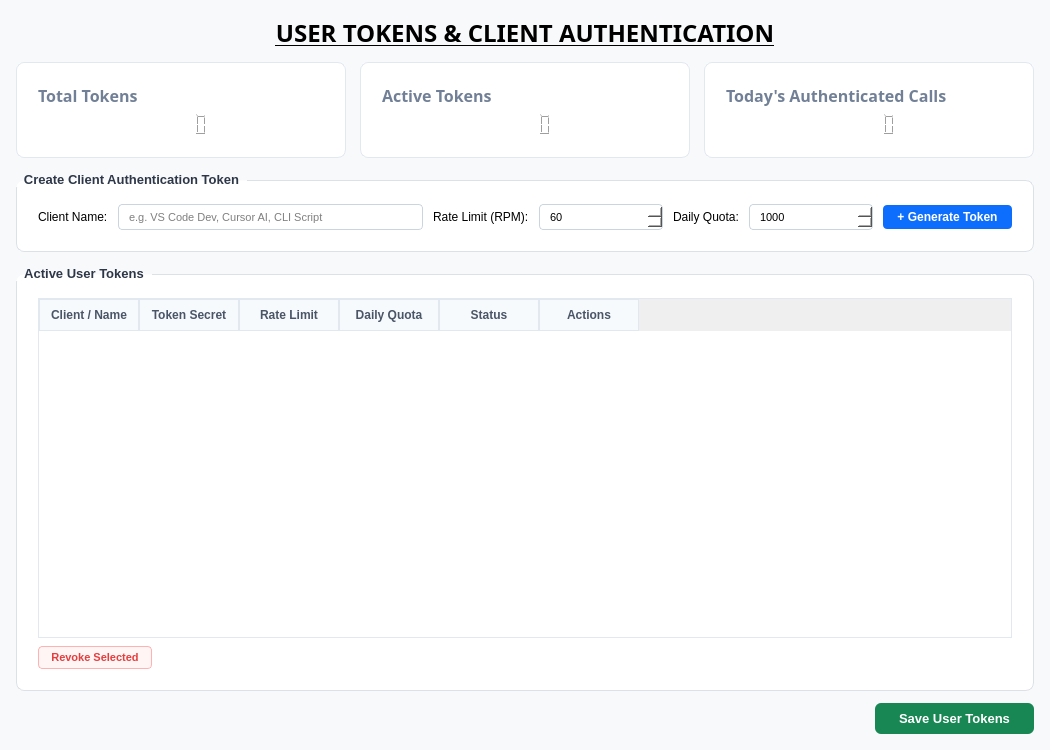
<?xml version="1.0" encoding="UTF-8"?>
<ui version="4.0">
 <class>UserTokensForm</class>
 <widget class="QWidget" name="UserTokensForm">
  <property name="geometry">
   <rect>
    <x>0</x>
    <y>0</y>
    <width>1050</width>
    <height>750</height>
   </rect>
  </property>
  <property name="windowTitle">
   <string>User Tokens</string>
  </property>
  <property name="styleSheet">
   <string notr="true">
    QWidget#UserTokensForm {
      background-color: #F8F9FA;
    }
   </string>
  </property>
  <layout class="QVBoxLayout" name="mainVerticalLayout">
   <property name="spacing">
    <number>12</number>
   </property>
   <property name="leftMargin">
    <number>16</number>
   </property>
   <property name="topMargin">
    <number>16</number>
   </property>
   <property name="rightMargin">
    <number>16</number>
   </property>
   <property name="bottomMargin">
    <number>16</number>
   </property>
   <item>
    <widget class="QLabel" name="lblHeaderTitle">
     <property name="font">
      <font>
       <family>DS-Digital</family>
       <pointsize>18</pointsize>
       <bold>true</bold>
       <underline>true</underline>
      </font>
     </property>
     <property name="text">
      <string>USER TOKENS &amp; CLIENT AUTHENTICATION</string>
     </property>
     <property name="alignment">
      <set>Qt::AlignmentFlag::AlignCenter</set>
     </property>
    </widget>
   </item>
   <item>
    <widget class="QScrollArea" name="scrollArea">
     <property name="styleSheet">
      <string notr="true">
       QScrollArea {
         background: transparent;
         border: none;
       }
       QWidget#scrollContent {
         background-color: transparent;
       }
      </string>
     </property>
     <property name="frameShape">
      <enum>QFrame::Shape::NoFrame</enum>
     </property>
     <property name="widgetResizable">
      <bool>true</bool>
     </property>
     <widget class="QWidget" name="scrollContent">
      <property name="geometry">
       <rect>
        <x>0</x>
        <y>0</y>
        <width>1018</width>
        <height>635</height>
       </rect>
      </property>
      <layout class="QVBoxLayout" name="layoutContent">
       <property name="spacing">
        <number>14</number>
       </property>
       <property name="leftMargin">
        <number>0</number>
       </property>
       <property name="topMargin">
        <number>0</number>
       </property>
       <property name="rightMargin">
        <number>0</number>
       </property>
       <property name="bottomMargin">
        <number>0</number>
       </property>
       <item>
        <layout class="QHBoxLayout" name="layoutStatsCards">
         <property name="spacing">
          <number>14</number>
         </property>
         <item>
          <widget class="QFrame" name="cardTotalTokens">
           <property name="styleSheet">
            <string notr="true">
             QFrame#cardTotalTokens {
               background-color: #FFFFFF;
               border: 1px solid #E2E8F0;
               border-radius: 8px;
               padding: 12px;
             }
            </string>
           </property>
           <layout class="QVBoxLayout" name="layoutCard1">
            <item>
             <widget class="QLabel" name="lblCardTotalTokensTitle">
              <property name="font">
               <font>
                <family>DS-Digital</family>
                <pointsize>12</pointsize>
                <bold>true</bold>
               </font>
              </property>
              <property name="styleSheet">
               <string notr="true">color: #718096;</string>
              </property>
              <property name="text">
               <string>Total Tokens</string>
              </property>
             </widget>
            </item>
            <item>
             <widget class="QLCDNumber" name="valTotalTokens">
              <property name="font">
               <font>
                <pointsize>18</pointsize>
                <bold>true</bold>
               </font>
              </property>
              <property name="frameShape">
               <enum>QFrame::Shape::NoFrame</enum>
              </property>
             </widget>
            </item>
           </layout>
          </widget>
         </item>
         <item>
          <widget class="QFrame" name="cardActiveTokens">
           <property name="styleSheet">
            <string notr="true">
             QFrame#cardActiveTokens {
               background-color: #FFFFFF;
               border: 1px solid #E2E8F0;
               border-radius: 8px;
               padding: 12px;
             }
            </string>
           </property>
           <layout class="QVBoxLayout" name="layoutCard2">
            <item>
             <widget class="QLabel" name="lblCardActiveTokensTitle">
              <property name="font">
               <font>
                <family>DS-Digital</family>
                <pointsize>12</pointsize>
                <bold>true</bold>
               </font>
              </property>
              <property name="styleSheet">
               <string notr="true">color: #718096;</string>
              </property>
              <property name="text">
               <string>Active Tokens</string>
              </property>
             </widget>
            </item>
            <item>
             <widget class="QLCDNumber" name="valActiveTokens">
              <property name="font">
               <font>
                <pointsize>18</pointsize>
                <bold>true</bold>
               </font>
              </property>
              <property name="styleSheet">
               <string notr="true">color: #28A745;</string>
              </property>
              <property name="frameShape">
               <enum>QFrame::Shape::NoFrame</enum>
              </property>
             </widget>
            </item>
           </layout>
          </widget>
         </item>
         <item>
          <widget class="QFrame" name="cardTodayRequests">
           <property name="styleSheet">
            <string notr="true">
             QFrame#cardTodayRequests {
               background-color: #FFFFFF;
               border: 1px solid #E2E8F0;
               border-radius: 8px;
               padding: 12px;
             }
            </string>
           </property>
           <layout class="QVBoxLayout" name="layoutCard3">
            <item>
             <widget class="QLabel" name="lblCardTodayRequestsTitle">
              <property name="font">
               <font>
                <family>DS-Digital</family>
                <pointsize>12</pointsize>
                <bold>true</bold>
                <underline>false</underline>
               </font>
              </property>
              <property name="styleSheet">
               <string notr="true">color: #718096;</string>
              </property>
              <property name="text">
               <string>Today's Authenticated Calls</string>
              </property>
             </widget>
            </item>
            <item>
             <widget class="QLCDNumber" name="valTodayRequests">
              <property name="font">
               <font>
                <pointsize>18</pointsize>
                <bold>true</bold>
               </font>
              </property>
              <property name="styleSheet">
               <string notr="true">color: #0D6EFD;</string>
              </property>
              <property name="frameShape">
               <enum>QFrame::Shape::NoFrame</enum>
              </property>
             </widget>
            </item>
           </layout>
          </widget>
         </item>
        </layout>
       </item>
       <item>
        <widget class="QGroupBox" name="groupGenerateToken">
         <property name="font">
          <font>
           <family>Segoe UI</family>
           <pointsize>10</pointsize>
           <bold>true</bold>
          </font>
         </property>
         <property name="styleSheet">
          <string notr="true">
           QGroupBox {
             background-color: #FFFFFF;
             border: 1px solid #DCE1E7;
             border-radius: 8px;
             margin-top: 8px;
             padding: 14px 12px 12px 12px;
             font-weight: bold;
           }
           QGroupBox::title {
             subcontrol-origin: margin;
             subcontrol-position: top left;
             padding: 0 6px;
             color: #2D3748;
           }
          </string>
         </property>
         <property name="title">
          <string>Create Client Authentication Token</string>
         </property>
         <layout class="QHBoxLayout" name="layoutGenToken">
          <property name="spacing">
           <number>10</number>
          </property>
          <item>
           <widget class="QLabel" name="lblTokenName">
            <property name="font">
             <font>
              <family>Segoe UI</family>
              <pointsize>9</pointsize>
             </font>
            </property>
            <property name="text">
             <string>Client Name:</string>
            </property>
           </widget>
          </item>
          <item>
           <widget class="QLineEdit" name="editTokenName">
            <property name="styleSheet">
             <string notr="true">
              QLineEdit {
                border: 1px solid #CBD5E0;
                border-radius: 4px;
                padding: 4px 8px;
                background-color: #FFFFFF;
                font-size: 11px;
                min-width: 160px;
              }
             </string>
            </property>
            <property name="placeholderText">
             <string>e.g. VS Code Dev, Cursor AI, CLI Script</string>
            </property>
           </widget>
          </item>
          <item>
           <widget class="QLabel" name="lblRpm">
            <property name="font">
             <font>
              <family>Segoe UI</family>
              <pointsize>9</pointsize>
             </font>
            </property>
            <property name="text">
             <string>Rate Limit (RPM):</string>
            </property>
           </widget>
          </item>
          <item>
           <widget class="QSpinBox" name="spinRpm">
            <property name="styleSheet">
             <string notr="true">
              QSpinBox {
                border: 1px solid #CBD5E0;
                border-radius: 4px;
                padding: 4px 8px;
                background-color: #FFFFFF;
                font-size: 11px;
                min-width: 90px;
              }
             </string>
            </property>
            <property name="specialValueText">
             <string>Unlimited</string>
            </property>
            <property name="minimum">
             <number>0</number>
            </property>
            <property name="maximum">
             <number>99999</number>
            </property>
            <property name="value">
             <number>60</number>
            </property>
           </widget>
          </item>
          <item>
           <widget class="QLabel" name="lblDailyQuota">
            <property name="font">
             <font>
              <family>Segoe UI</family>
              <pointsize>9</pointsize>
             </font>
            </property>
            <property name="text">
             <string>Daily Quota:</string>
            </property>
           </widget>
          </item>
          <item>
           <widget class="QSpinBox" name="spinDailyQuota">
            <property name="styleSheet">
             <string notr="true">
              QSpinBox {
                border: 1px solid #CBD5E0;
                border-radius: 4px;
                padding: 4px 8px;
                background-color: #FFFFFF;
                font-size: 11px;
                min-width: 90px;
              }
             </string>
            </property>
            <property name="specialValueText">
             <string>Unlimited</string>
            </property>
            <property name="minimum">
             <number>0</number>
            </property>
            <property name="maximum">
             <number>1000000</number>
            </property>
            <property name="value">
             <number>1000</number>
            </property>
           </widget>
          </item>
          <item>
           <widget class="QPushButton" name="btnGenerateToken">
            <property name="font">
             <font>
              <family>Segoe UI</family>
              <pointsize>9</pointsize>
              <bold>true</bold>
             </font>
            </property>
            <property name="styleSheet">
             <string notr="true">
              QPushButton {
                background-color: #0D6EFD;
                color: #FFFFFF;
                border: none;
                border-radius: 4px;
                padding: 5px 14px;
                font-weight: bold;
              }
              QPushButton:hover {
                background-color: #0B5ED7;
              }
             </string>
            </property>
            <property name="text">
             <string>+ Generate Token</string>
            </property>
           </widget>
          </item>
         </layout>
        </widget>
       </item>
       <item>
        <widget class="QGroupBox" name="groupTokensList">
         <property name="font">
          <font>
           <family>Segoe UI</family>
           <pointsize>10</pointsize>
           <bold>true</bold>
          </font>
         </property>
         <property name="styleSheet">
          <string notr="true">
           QGroupBox {
             background-color: #FFFFFF;
             border: 1px solid #DCE1E7;
             border-radius: 8px;
             margin-top: 8px;
             padding: 14px 12px 12px 12px;
             font-weight: bold;
           }
           QGroupBox::title {
             subcontrol-origin: margin;
             subcontrol-position: top left;
             padding: 0 6px;
             color: #2D3748;
           }
          </string>
         </property>
         <property name="title">
          <string>Active User Tokens</string>
         </property>
         <layout class="QVBoxLayout" name="layoutTokensTable">
          <property name="spacing">
           <number>8</number>
          </property>
          <item>
           <widget class="QTableWidget" name="tableTokens">
            <property name="styleSheet">
             <string notr="true">
              QTableWidget {
                border: 1px solid #E2E8F0;
                gridline-color: #EDF2F7;
                selection-background-color: #EBF8FF;
                selection-color: #2B6CB0;
                background-color: #FFFFFF;
                font-size: 11px;
              }
              QHeaderView::section {
                background-color: #F7FAFC;
                color: #4A5568;
                font-weight: bold;
                padding: 6px;
                border: 1px solid #E2E8F0;
              }
             </string>
            </property>
            <property name="columnCount">
             <number>6</number>
            </property>
            <column>
             <property name="text">
              <string>Client / Name</string>
             </property>
            </column>
            <column>
             <property name="text">
              <string>Token Secret</string>
             </property>
            </column>
            <column>
             <property name="text">
              <string>Rate Limit</string>
             </property>
            </column>
            <column>
             <property name="text">
              <string>Daily Quota</string>
             </property>
            </column>
            <column>
             <property name="text">
              <string>Status</string>
             </property>
            </column>
            <column>
             <property name="text">
              <string>Actions</string>
             </property>
            </column>
           </widget>
          </item>
          <item>
           <layout class="QHBoxLayout" name="layoutTokensBottom">
            <item>
             <widget class="QPushButton" name="btnRevokeSelected">
              <property name="styleSheet">
               <string notr="true">
                QPushButton {
                  background-color: #FFF5F5;
                  color: #E53E3E;
                  border: 1px solid #FEB2B2;
                  border-radius: 4px;
                  padding: 4px 12px;
                  font-size: 11px;
                  font-weight: bold;
                }
                QPushButton:hover {
                  background-color: #FED7D7;
                }
               </string>
              </property>
              <property name="text">
               <string>Revoke Selected</string>
              </property>
             </widget>
            </item>
            <item>
             <spacer name="spacerTokensBottom">
              <property name="orientation">
               <enum>Qt::Orientation::Horizontal</enum>
              </property>
              <property name="sizeHint" stdset="0">
               <size>
                <width>40</width>
                <height>20</height>
               </size>
              </property>
             </spacer>
            </item>
           </layout>
          </item>
         </layout>
        </widget>
       </item>
      </layout>
     </widget>
    </widget>
   </item>
   <item>
    <layout class="QHBoxLayout" name="layoutBottomBar">
     <property name="spacing">
      <number>12</number>
     </property>
     <item>
      <widget class="QLabel" name="lblStatusMessage">
       <property name="font">
        <font>
         <family>Segoe UI</family>
         <pointsize>9</pointsize>
         <italic>true</italic>
         <bold>true</bold>
        </font>
       </property>
       <property name="styleSheet">
        <string notr="true">color: #28A745; font-weight: bold;</string>
       </property>
       <property name="text">
        <string/>
       </property>
      </widget>
     </item>
     <item>
      <spacer name="spacerBottom">
       <property name="orientation">
        <enum>Qt::Orientation::Horizontal</enum>
       </property>
       <property name="sizeHint" stdset="0">
        <size>
         <width>40</width>
         <height>20</height>
        </size>
       </property>
      </spacer>
     </item>
     <item>
      <widget class="QPushButton" name="btnSaveSettings">
       <property name="font">
        <font>
         <family>Segoe UI</family>
         <pointsize>10</pointsize>
         <bold>true</bold>
        </font>
       </property>
       <property name="styleSheet">
        <string notr="true">
         QPushButton {
           background-color: #198754;
           color: #FFFFFF;
           border: none;
           border-radius: 6px;
           padding: 8px 24px;
           font-weight: bold;
         }
         QPushButton:hover {
           background-color: #157347;
         }
         QPushButton:pressed {
           background-color: #146c43;
         }
        </string>
       </property>
       <property name="text">
        <string>Save User Tokens</string>
       </property>
      </widget>
     </item>
    </layout>
   </item>
  </layout>
 </widget>
 <resources/>
 <connections/>
</ui>
